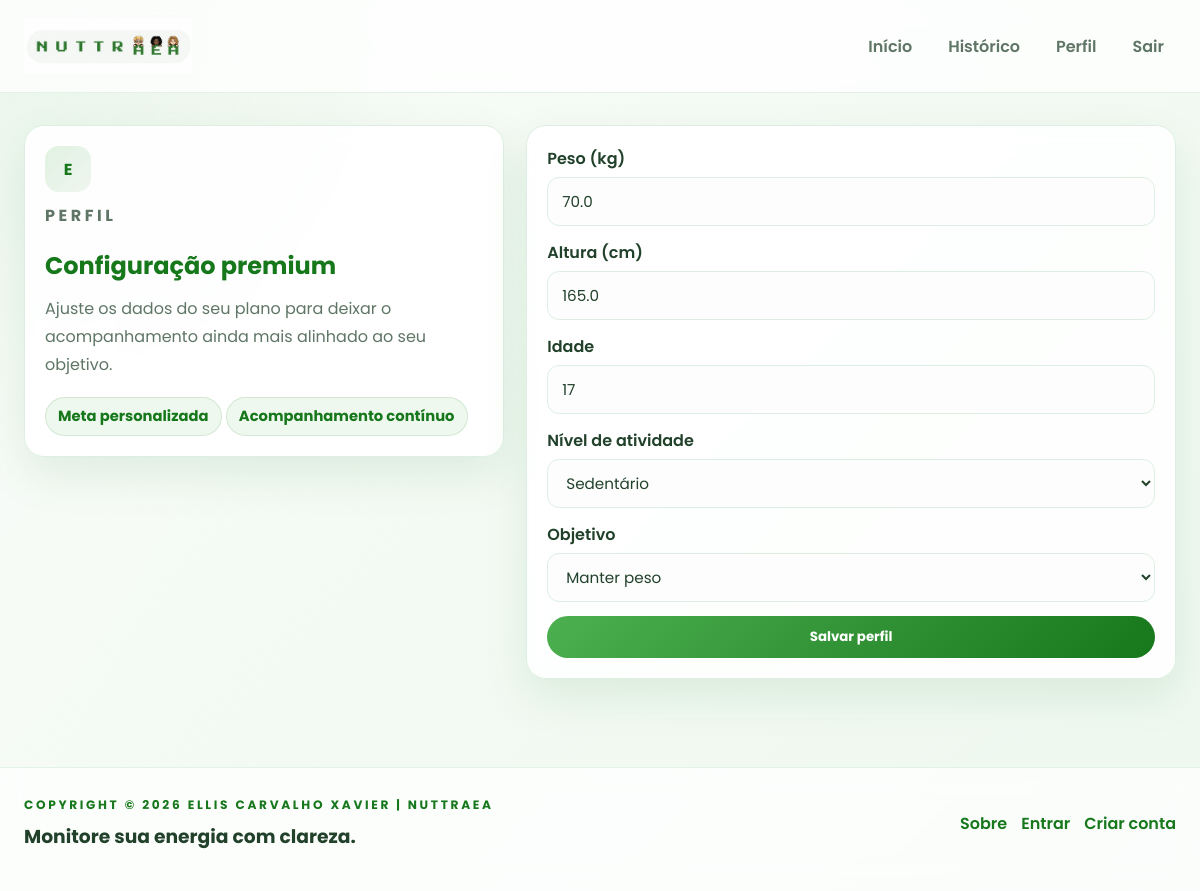
/perfil/ (signed in), run on the app's committed database.
### perfil/models.py (models this page shows, shortened)
class Perfil(models.Model):
    user = models.OneToOneField(User, on_delete=models.CASCADE)
    peso = models.FloatField(null=True, blank=True)
    altura = models.FloatField(null=True, blank=True)
    idade = models.IntegerField(null=True, blank=True)
    meta_calorica = models.FloatField(null=True, blank=True)
    atividade = models.CharField(
        max_length=20,
        choices=[
            ('sedentario', 'Sedentário'),
            ('leve', 'Leve'),
            ('moderado', 'Moderado'),
            ('intenso', 'Intenso'),
        ],
        default='sedentario'
    )
    objetivo = models.CharField(
        max_length=20,
        choices=[
            ('perder', 'Perder peso'),
            ('manter', 'Manter peso'),
            ('ganhar', 'Ganhar peso'),
        ],
        default='manter'
    )
    meta_calorica = models.FloatField(default=0)

### perfil/views.py (the view)
# urls.py: path("", views.perfil_view, name="perfil"),
@login_required
def perfil_view(request):
    perfil, created = Perfil.objects.get_or_create(user=request.user)
    if request.method == "POST":
        form = PerfilForm(request.POST, instance=perfil)
        if form.is_valid():
            perfil = form.save(commit=False)
            perfil.user = request.user
            meta = calcular_meta(
                perfil.peso,
                perfil.altura,
                perfil.idade,
                perfil.atividade,
                perfil.objetivo
            )
            if meta is not None:
                perfil.meta_calorica = meta
            perfil.save()
            return redirect("dashboard")
    else:
        form = PerfilForm(instance=perfil)
    return render(
        request,
        "perfil/perfil.html",
        {
            "form": form,
            "perfil": perfil
        }
    )

### perfil/forms.py (shortened to what this page needs)
class PerfilForm(forms.ModelForm):
    class Meta:
        model = Perfil
        fields = [
            'peso',
            'altura',
            'idade',
            'atividade',
            'objetivo'
        ]

### core/context_processors.py (called while the page is built)
def static_version(request):
    return {
        "STATIC_VERSION": getattr(settings, "STATIC_VERSION", "1")
    }

### perfil/templates/perfil/perfil.html (shortened to what this page needs)
{% extends "base.html" %}
{% block content %}
<div class="profile-shell reveal">
  <div class="profile-summary card">
    <div class="avatar-badge">
    {{ request.user.username|first|upper }}
</div>
    <p class="eyebrow">Perfil</p>
    <h2>Configuração premium</h2>
    <p class="subtle-text">Ajuste os dados do seu plano para deixar o acompanhamento ainda mais alinhado ao seu objetivo.</p>
    <div class="profile-pill-row">
      <span class="summary-pill">Meta personalizada</span>
      <span class="summary-pill">Acompanhamento contínuo</span>
    </div>
  </div>
  <div class="card profile-form-card">
    <form method="post" id="perfil-form" class="modern-form">
      <div class="form-group">
        <label for="{{ form.peso.id_for_label }}">Peso (kg)</label>
        {{ form.peso }}
      </div>
      <div class="form-group">
        <label for="{{ form.altura.id_for_label }}">Altura (cm)</label>
        {{ form.altura }}
      </div>
      <div class="form-group">
        <label for="{{ form.idade.id_for_label }}">Idade</label>
        {{ form.idade }}
      </div>
      <div class="form-group">
        <label for="{{ form.atividade.id_for_label }}">Nível de atividade</label>
        {{ form.atividade }}
      </div>
      <div class="form-group">
        <label for="{{ form.objetivo.id_for_label }}">Objetivo</label>
        {{ form.objetivo }}
      </div>
      <button type="submit">Salvar perfil</button>
    </form>
  </div>
</div>
{% endblock %}

### alimentacao/static/css/styles.css (style rules this page uses)
:root { --verde: #4CAF50; --verde-escuro: #16771b; --verde-claro: #e8f7eb; --fundo: #f5f8f6; --card: rgba(255,255,255,0.94); --texto: #22412b; --cinza: #5f7566; --borda: #dcefe2; --sombra: 0 18px 45px rgba(22, 119, 27, 0.10); --radius: 24px; }
* { margin: 0; padding: 0; box-sizing: border-box; font-family: 'Poppins', sans-serif; }
html { scroll-behavior: smooth; }
body { background: radial-gradient(circle at top left, rgba(76, 175, 80, 0.12), transparent 30%), linear-gradient(135deg, #f8fcf8 0%, #eef8ef 100%); color: var(--texto); min-height: 100vh; }
body::before { content: ''; position: fixed; inset: 0; background: linear-gradient(120deg, rgba(255,255,255,0.24), transparent 45%); pointer-events: none; }
.eyebrow { text-transform: uppercase; letter-spacing: 0.22em; color: var(--verde-escuro); font-size: 0.76rem; font-weight: 700; margin-bottom: 8px; }
.page-header h1, .page-header h2, .section-heading h2, .hero-copy h1, .hero-copy h2, .card h2, .card h3, .feature-card h3, .step-card h3, .testimonial-card h3, .auth-panel h2, .auth-panel h3, .meal-intro h1, .profile-summary h2 { color: var(--verde-escuro); margin-bottom: 12px; }
.reveal { opacity: 0; transform: translateY(16px); transition: opacity 0.6s ease, transform 0.6s ease; }
.reveal.visible { opacity: 1; transform: translateY(0); }
.card, .hero-panel, .feature-card, .empty-state, .auth-panel, .timeline-card, .meal-intro, .profile-summary, .testimonial-card, .cta-panel, .step-card { background: var(--card); border: 1px solid var(--borda); border-radius: var(--radius); box-shadow: var(--sombra); backdrop-filter: blur(10px); }
.card { padding: 24px; margin-bottom: 22px; transition: transform 0.2s ease, box-shadow 0.2s ease; }
.hero-copy p, .subtle-text, .feature-card p, .step-card p, .testimonial-card p, .auth-panel p, .profile-summary p, .meal-intro p { color: var(--cinza); font-size: 1rem; line-height: 1.75; margin-bottom: 18px; }
.highlight-pill, .status-badge, .metric-label, .summary-pill { display: inline-flex; align-items: center; padding: 8px 12px; border-radius: 999px; background: rgba(76, 175, 80, 0.09); color: var(--verde-escuro); font-size: 0.92rem; font-weight: 700; border: 1px solid rgba(22, 119, 27, 0.12); }
.btn, button { display: inline-flex; align-items: center; justify-content: center; border: none; border-radius: 999px; padding: 11px 18px; font-weight: 700; text-decoration: none; cursor: pointer; transition: transform 0.2s ease, box-shadow 0.2s ease; position: relative; overflow: hidden; }
.btn-primary, button { background: linear-gradient(135deg, var(--verde) 0%, var(--verde-escuro) 100%); color: white; }
.showcase-grid, .stats-band, .dashboard-grid, .feature-grid, .steps-grid, .testimonials-grid, .profile-shell { display: grid; gap: 18px; }
.mini-card, .metric-card, .feedback-card, .step-card, .testimonial-card, .auth-panel, .profile-summary, .meal-intro, .profile-form-card, .meal-form-card { padding: 20px; border-radius: 20px; background: rgba(255,255,255,0.86); border: 1px solid var(--borda); }
.feature-icon, .step-number, .avatar, .avatar-badge { width: 46px; height: 46px; border-radius: 14px; display: inline-flex; align-items: center; justify-content: center; background: linear-gradient(135deg, rgba(76,175,80,0.16), rgba(22,119,27,0.06)); color: var(--verde-escuro); font-weight: 700; margin-bottom: 10px; }
.auth-shell, .profile-shell, .meal-shell { display: grid; grid-template-columns: 0.85fr 1.15fr; gap: 22px; align-items: start; }
.auth-illustration, .profile-summary, .meal-intro { min-height: 240px; display: flex; flex-direction: column; justify-content: center; }
.modern-form { display: grid; gap: 14px; }
.form-group { display: grid; gap: 6px; }
label { font-weight: 600; color: var(--texto); }
input, select, textarea { width: 100%; border: 1px solid var(--borda); border-radius: 12px; padding: 12px 14px; font-size: 0.95rem; color: var(--texto); background: #fcfdfc; transition: border-color 0.2s ease, box-shadow 0.2s ease, transform 0.2s ease; }
input::placeholder, textarea::placeholder { color: #8fa38d; }
form { display: grid; gap: 14px; }
input, select, textarea { width: 100%; border: 1px solid var(--borda); border-radius: 12px; padding: 12px 14px; font-size: 0.95rem; color: var(--texto); background: #fcfdfc; }

### data on the page
Perfil: peso "70.0", altura "165.0", idade "17", atividade "Sedentário", objetivo "Manter peso"

### other printed values
{{ request.user.username|first|upper }} "E"
